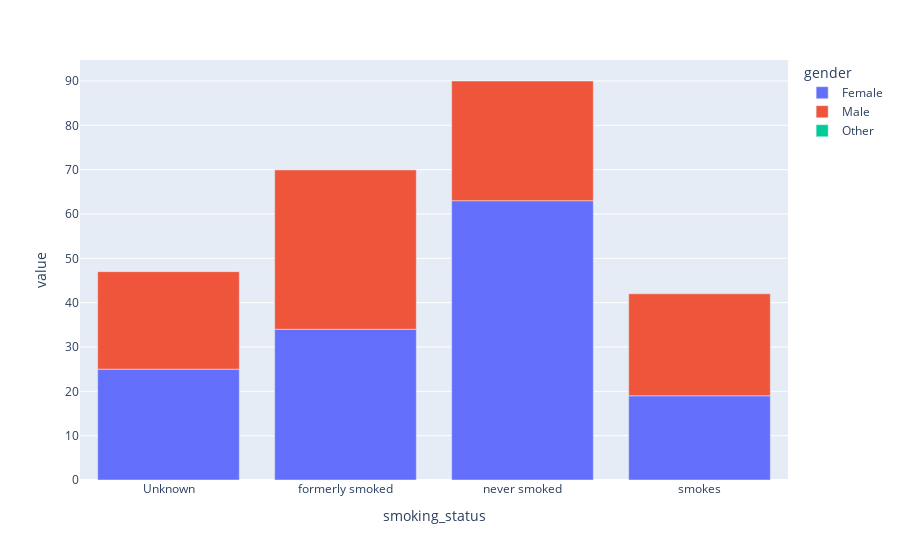

The notebook cell this image was saved under:
### Code cell
df_avc_status = df_avc.pivot_table(index = 'smoking_status', values = 'stroke', aggfunc = 'sum', columns = 'gender')
px.bar(df_avc_status)
#Residence_type
#smoking_status

### Figure 1 — Plotly figure (JSON) as saved in the notebook; plotly's stock layout.template omitted (floating-point values rounded to 4 significant figures)
{"data": [{"alignmentgroup": "True", "hovertemplate": "gender=Female<br>smoking_status=%{x}<br>value=%{y}<extra></extra>", "legendgroup": "Female", "marker": {"color": "#636efa", "pattern": {"shape": ""}}, "name": "Female", "offsetgroup": "Female", "orientation": "v", "showlegend": true, "textposition": "auto", "type": "bar", "x": ["Unknown", "formerly smoked", "never smoked", "smokes"], "xaxis": "x", "y": [25, 34, 63, 19], "yaxis": "y"}, {"alignmentgroup": "True", "hovertemplate": "gender=Male<br>smoking_status=%{x}<br>value=%{y}<extra></extra>", "legendgroup": "Male", "marker": {"color": "#EF553B", "pattern": {"shape": ""}}, "name": "Male", "offsetgroup": "Male", "orientation": "v", "showlegend": true, "textposition": "auto", "type": "bar", "x": ["Unknown", "formerly smoked", "never smoked", "smokes"], "xaxis": "x", "y": [22, 36, 27, 23], "yaxis": "y"}, {"alignmentgroup": "True", "hovertemplate": "gender=Other<br>smoking_status=%{x}<br>value=%{y}<extra></extra>", "legendgroup": "Other", "marker": {"color": "#00cc96", "pattern": {"shape": ""}}, "name": "Other", "offsetgroup": "Other", "orientation": "v", "showlegend": true, "textposition": "auto", "type": "bar", "x": ["Unknown", "formerly smoked", "never smoked", "smokes"], "xaxis": "x", "y": [null, 0, null, null], "yaxis": "y"}], "layout": {"barmode": "relative", "legend": {"title": {"text": "gender"}, "tracegroupgap": 0}, "margin": {"t": 60}, "xaxis": {"anchor": "y", "domain": [0, 1], "title": {"text": "smoking_status"}}, "yaxis": {"anchor": "x", "domain": [0, 1], "title": {"text": "value"}}}}
